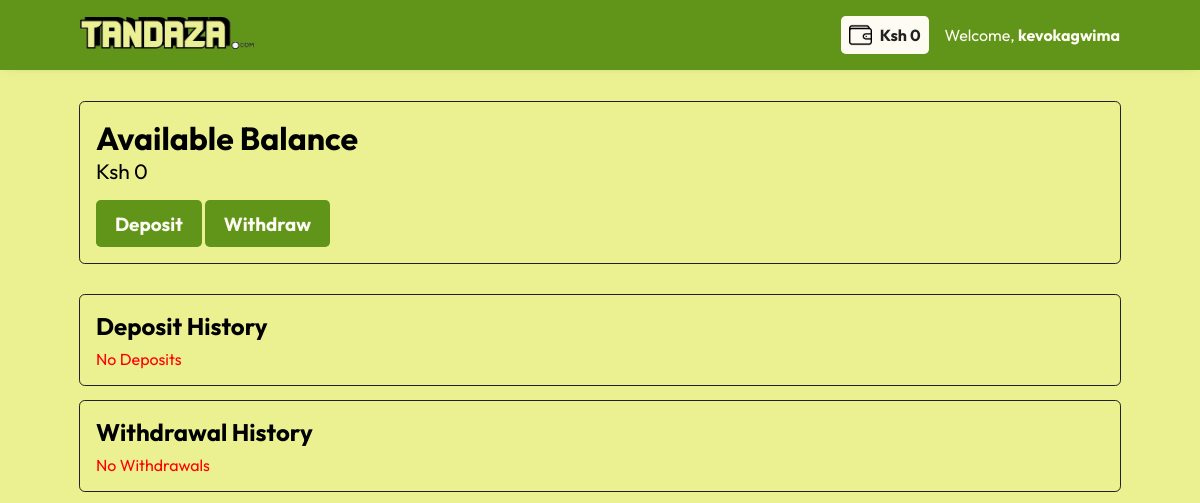
Before: /wallet (signed in) with the older database file.
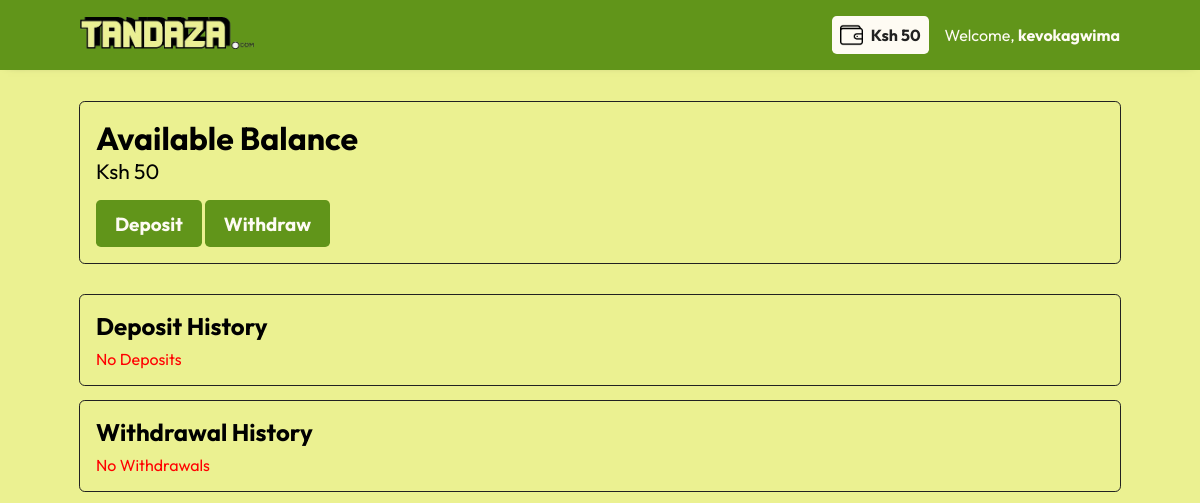
After: the same page with the newer database file.
### models.py (models this page shows)
class Users(db.Model, UserMixin):
  __tablename__ = "users"
  id = db.Column(db.Integer(), primary_key=True)
  username = db.Column(db.String(50), nullable=False)
  phone_number = db.Column(db.String(10), nullable=False)
  last_login = db.Column(db.DateTime())
  wallet = db.Column(db.Integer, default=0)
  referral_code = db.Column(db.String(10), nullable=False)
  session = db.relationship("Session", backref="owner", lazy=True)
  payment = db.relationship("Payment", backref="user_payment", lazy=True)
  deposit = db.relationship("Deposit", backref="deposits", lazy=True)
  withdraw = db.relationship("Withdrawal", backref="withdrawals", lazy=True)

### app.py (the view)
@app.route("/wallet")
@login_required
def wallet():
  deposits = Deposit.query.all()
  withdrawals = Withdrawal.query.all()
  return render_template("wallet.html", deposits=deposits, withdrawals=withdrawals)

### app.py (called while the page is built)
@login_manager.user_loader
def load_user(user_id):
  try:
    return Users.query.filter_by(id=user_id).first()
  except Exception as e:
    flash(f"{repr(e)}", category="info")

### templates/wallet.html (shortened to what this page needs)
{% extends "base.html" %}
{% block head %}
{{ super() }}
<link rel="stylesheet" href="{{ url_for('static', filename='css/wallet.css') }}">
{% endblock %}
{% block body %}
<div class="container">
  <div class="wallet-box">
    <div class="wallet-info">
      <h1>Available Balance</h1>
      <p><span id="wallet">{{ "Ksh {:,}".format(current_user.wallet) }}</span></p>
    </div>
    <div class="wallet-actions">
      <a href="{{ url_for('deposit') }}">
        <button>Deposit</button>
      </a>
      <a href="{{ url_for('withdraw') }}">
        <button>Withdraw</button>
      </a>
    </div>
  </div>
  <div class="history-box">
    <div class="history deposit">
      <h2>Deposit History</h2>
      <div class="deposit-info-box">
        {% if deposits %}
        {% for deposit in deposits %}
        <div class="deposit-info">
          <h4>{{ deposit.unique_id }}</h4>
          <p>{{ "Ksh {:,}".format(deposit.amount) }}</p>
          <p>{{ deposit.date.strftime("%d/%m/%Y") }}</p>
        </div>
        {% endfor %}
        {% else %}
        <div class="else">
          <p>No Deposits</p>
        </div>
        {% endif %}
      </div>
    </div>
    <div class="history withdrawal">
      <h2>Withdrawal History</h2>
      <div class="withdrawal-info-box">
        {% if withdrawals %}
        {% for withdraw in withdrawals %}
        <div class="withdrawal-info">
          <h4>{{ withdraw.unique_id }}</h4>
          <p>{{ "Ksh {:,}".format(withdraw.amount) }}</p>
          <p>{{ withdraw.date.strftime("%d/%m/%Y") }}</p>
        </div>
        {% endfor %}
        {% else %}
        <div class="else">
          <p>No Withdrawals</p>
        </div>
        {% endif %}
      </div>
    </div>
  </div>
</div>
{% endblock %}

### templates/base.html (shortened to what this page needs)
<!DOCTYPE html>
<html lang="en">
{% block head %}
<head>
  <link rel="stylesheet" href="{{ url_for('static', filename='css/base.css') }}">
</head>
{% endblock %}
<body>
  <header>
    <div class="logo">
      <a href="{{ url_for('home') }}">
        <img id="logo" src="{{ url_for('static', filename='images/logo.png') }}" alt="tandaza-logo">
      </a>
    </div>
    {% if current_user.is_authenticated %}
    <div class="account">
      <a href="{{ url_for('wallet') }}">
        <div class="wallet">
          <img src="{{ url_for('static', filename='images/wallet.png') }}" alt="">
          <h4>{{ "Ksh {:,}".format(current_user.wallet) }}</h4>
        </div>
      </a>
      <div class="account-box">
        <p>Welcome, <b>{{ current_user.username }}</b></p>
      </div>
    </div>
    {% else %}
    <div class="links">
      <a href="{{ url_for('signup') }}">Sign Up</a>
      <a href="{{ url_for('signin') }}">Sign In</a>
    </div>
    {% endif %}
  </header>
  {% block body %} {% endblock %}
</body>
</html>

### static/css/base.css (style rules this page uses)
* { box-sizing: border-box; margin: 0; padding: 0; }
:root { --main-bgcolor: #fefbf3; --sec-bgcolor: #e9e9e9; --green: #61951a; --yellow: #ebf191; --grey: grey; --other-bgcolor: #e6ddc6; --special-bgcolor: #b980f0; --dark: #212121; --font-1: "Outfit", sans-serif; --font-2: "Outfit", sans-serif; --font-3: "Outfit", sans-serif; --font-4: "Outfit", sans-serif; --radius: 0.3rem; }
body { background-color: var(--yellow); }
header { padding: 1rem 5rem; display: flex; align-items: center; justify-content: space-between; background-color: var(--green); position: sticky; top: 0; z-index: 10; box-shadow: 0 0 10px -8px var(--dark); }
#logo { max-height: 2rem; }
.account { display: flex; align-items: center; gap: 1rem; }
.wallet { cursor: pointer; display: flex; align-items: center; gap: 0.5rem; padding: 0.5rem; background-color: var(--main-bgcolor); border-radius: var(--radius); color: var(--dark); max-width: max-content; }
.wallet img { max-height: 1.4rem; }
.account-box { position: relative; }
.account-box p { color: var(--main-bgcolor); cursor: pointer; }
h1, h2, h3, h4 { font-family: var(--font-1); }
p, span, input, label { font-family: var(--font-3); }
a { text-decoration: none; font-family: var(--font-2); color: var(--special-bgcolor); }
button { margin-top: 1rem; border: none; border-radius: var(--radius); background-color: var(--green); padding: 0.8em 1em; cursor: pointer; font-family: var(--font-2); color: var(--main-bgcolor); font-size: 2ch; font-weight: 700; }
a button { padding-block: 0.6em; font-size: 1.8ch; }

### static/css/wallet.css (style rules this page uses)
.container { padding: 2rem 5rem; display: grid; gap: 2rem; }
.wallet-box, .history { padding: 1rem; border-radius: var(--radius); outline: 1px solid var(--dark); }
#wallet { font-size: 2ch; }
.history-box { display: grid; gap: 1rem; }
.else { margin-top: 0.5rem; color: red; }

Changed rows visible on the page:
changed Users "kevokagwima": wallet "Ksh 0" → "Ksh 50"
